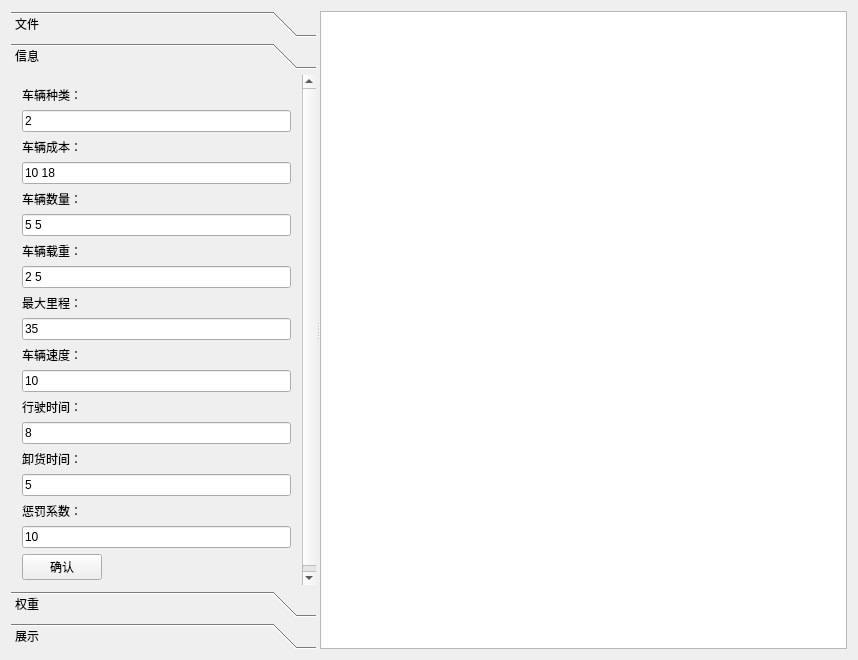
<?xml version="1.0" encoding="UTF-8"?>
<ui version="4.0">
 <class>luxianguihuaClass</class>
 <widget class="QMainWindow" name="luxianguihuaClass">
  <property name="geometry">
   <rect>
    <x>0</x>
    <y>0</y>
    <width>858</width>
    <height>660</height>
   </rect>
  </property>
  <property name="windowTitle">
   <string>luxianguihua</string>
  </property>
  <widget class="QWidget" name="centralWidget">
   <layout class="QHBoxLayout" name="horizontalLayout">
    <item>
     <widget class="QSplitter" name="splitter">
      <property name="orientation">
       <enum>Qt::Horizontal</enum>
      </property>
      <widget class="QToolBox" name="toolBox">
       <property name="currentIndex">
        <number>1</number>
       </property>
       <widget class="QWidget" name="page">
        <property name="geometry">
         <rect>
          <x>0</x>
          <y>0</y>
          <width>129</width>
          <height>50</height>
         </rect>
        </property>
        <attribute name="label">
         <string>文件</string>
        </attribute>
        <layout class="QHBoxLayout" name="horizontalLayout_3">
         <item>
          <spacer name="horizontalSpacer_2">
           <property name="orientation">
            <enum>Qt::Horizontal</enum>
           </property>
           <property name="sizeHint" stdset="0">
            <size>
             <width>22</width>
             <height>20</height>
            </size>
           </property>
          </spacer>
         </item>
         <item>
          <widget class="QPushButton" name="pushButton">
           <property name="text">
            <string>加载文件</string>
           </property>
          </widget>
         </item>
         <item>
          <spacer name="horizontalSpacer">
           <property name="orientation">
            <enum>Qt::Horizontal</enum>
           </property>
           <property name="sizeHint" stdset="0">
            <size>
             <width>23</width>
             <height>20</height>
            </size>
           </property>
          </spacer>
         </item>
        </layout>
       </widget>
       <widget class="QWidget" name="page_4">
        <property name="geometry">
         <rect>
          <x>0</x>
          <y>0</y>
          <width>357</width>
          <height>518</height>
         </rect>
        </property>
        <attribute name="label">
         <string>信息</string>
        </attribute>
        <layout class="QFormLayout" name="formLayout">
         <item row="0" column="0">
          <widget class="QLabel" name="label">
           <property name="text">
            <string>车辆种类：</string>
           </property>
          </widget>
         </item>
         <item row="2" column="0">
          <widget class="QLabel" name="label_3">
           <property name="text">
            <string>车辆成本：</string>
           </property>
          </widget>
         </item>
         <item row="4" column="0">
          <widget class="QLabel" name="label_4">
           <property name="text">
            <string>车辆数量：</string>
           </property>
          </widget>
         </item>
         <item row="6" column="0">
          <widget class="QLabel" name="label_5">
           <property name="text">
            <string>车辆载重：</string>
           </property>
          </widget>
         </item>
         <item row="1" column="0" colspan="2">
          <widget class="QLineEdit" name="lineEdit">
           <property name="text">
            <string>2</string>
           </property>
          </widget>
         </item>
         <item row="3" column="0" colspan="2">
          <widget class="QLineEdit" name="lineEdit_2">
           <property name="text">
            <string>10 18</string>
           </property>
          </widget>
         </item>
         <item row="5" column="0" colspan="2">
          <widget class="QLineEdit" name="lineEdit_3">
           <property name="text">
            <string>5 5</string>
           </property>
          </widget>
         </item>
         <item row="7" column="0" colspan="2">
          <widget class="QLineEdit" name="lineEdit_4">
           <property name="text">
            <string>2 5</string>
           </property>
          </widget>
         </item>
         <item row="18" column="1">
          <spacer name="horizontalSpacer_5">
           <property name="orientation">
            <enum>Qt::Horizontal</enum>
           </property>
           <property name="sizeHint" stdset="0">
            <size>
             <width>40</width>
             <height>20</height>
            </size>
           </property>
          </spacer>
         </item>
         <item row="18" column="0">
          <widget class="QPushButton" name="pushButton_3">
           <property name="maximumSize">
            <size>
             <width>100</width>
             <height>100</height>
            </size>
           </property>
           <property name="text">
            <string>确认</string>
           </property>
          </widget>
         </item>
         <item row="8" column="0">
          <widget class="QLabel" name="label_2">
           <property name="text">
            <string>最大里程：</string>
           </property>
          </widget>
         </item>
         <item row="9" column="0" colspan="2">
          <widget class="QLineEdit" name="lineEdit_5">
           <property name="text">
            <string>35</string>
           </property>
          </widget>
         </item>
         <item row="10" column="0">
          <widget class="QLabel" name="label_6">
           <property name="text">
            <string>车辆速度：</string>
           </property>
          </widget>
         </item>
         <item row="12" column="0">
          <widget class="QLabel" name="label_7">
           <property name="text">
            <string>行驶时间：</string>
           </property>
          </widget>
         </item>
         <item row="11" column="0" colspan="2">
          <widget class="QLineEdit" name="lineEdit_6">
           <property name="text">
            <string>10</string>
           </property>
          </widget>
         </item>
         <item row="13" column="0" colspan="2">
          <widget class="QLineEdit" name="lineEdit_7">
           <property name="text">
            <string>8</string>
           </property>
          </widget>
         </item>
         <item row="14" column="0">
          <widget class="QLabel" name="label_8">
           <property name="text">
            <string>卸货时间：</string>
           </property>
          </widget>
         </item>
         <item row="15" column="0" colspan="2">
          <widget class="QLineEdit" name="lineEdit_8">
           <property name="text">
            <string>5</string>
           </property>
          </widget>
         </item>
         <item row="16" column="0">
          <widget class="QLabel" name="label_9">
           <property name="text">
            <string>惩罚系数：</string>
           </property>
          </widget>
         </item>
         <item row="17" column="0" colspan="2">
          <widget class="QLineEdit" name="lineEdit_9">
           <property name="text">
            <string>10</string>
           </property>
          </widget>
         </item>
        </layout>
       </widget>
       <widget class="QWidget" name="page_2">
        <property name="geometry">
         <rect>
          <x>0</x>
          <y>0</y>
          <width>109</width>
          <height>119</height>
         </rect>
        </property>
        <attribute name="label">
         <string>权重</string>
        </attribute>
        <layout class="QVBoxLayout" name="verticalLayout">
         <item>
          <widget class="QCheckBox" name="checkBox">
           <property name="text">
            <string>车辆成本</string>
           </property>
          </widget>
         </item>
         <item>
          <widget class="QCheckBox" name="checkBox_2">
           <property name="text">
            <string>车辆里程</string>
           </property>
          </widget>
         </item>
         <item>
          <widget class="QCheckBox" name="checkBox_3">
           <property name="text">
            <string>车辆数量</string>
           </property>
          </widget>
         </item>
         <item>
          <widget class="QCheckBox" name="checkBox_4">
           <property name="text">
            <string>车载重率</string>
           </property>
          </widget>
         </item>
        </layout>
       </widget>
       <widget class="QWidget" name="page_3">
        <property name="geometry">
         <rect>
          <x>0</x>
          <y>0</y>
          <width>129</width>
          <height>50</height>
         </rect>
        </property>
        <attribute name="label">
         <string>展示</string>
        </attribute>
        <layout class="QHBoxLayout" name="horizontalLayout_2">
         <item>
          <spacer name="horizontalSpacer_4">
           <property name="orientation">
            <enum>Qt::Horizontal</enum>
           </property>
           <property name="sizeHint" stdset="0">
            <size>
             <width>22</width>
             <height>20</height>
            </size>
           </property>
          </spacer>
         </item>
         <item>
          <widget class="QPushButton" name="pushButton_2">
           <property name="text">
            <string>展示</string>
           </property>
          </widget>
         </item>
         <item>
          <spacer name="horizontalSpacer_3">
           <property name="orientation">
            <enum>Qt::Horizontal</enum>
           </property>
           <property name="sizeHint" stdset="0">
            <size>
             <width>23</width>
             <height>20</height>
            </size>
           </property>
          </spacer>
         </item>
        </layout>
       </widget>
      </widget>
      <widget class="QTextBrowser" name="textBrowser"/>
     </widget>
    </item>
   </layout>
  </widget>
  <action name="actionopen">
   <property name="text">
    <string>open</string>
   </property>
  </action>
  <action name="actionabout">
   <property name="text">
    <string>about</string>
   </property>
  </action>
 </widget>
 <layoutdefault spacing="6" margin="11"/>
 <resources>
  <include location="luxianguihua.qrc"/>
 </resources>
 <connections/>
</ui>
